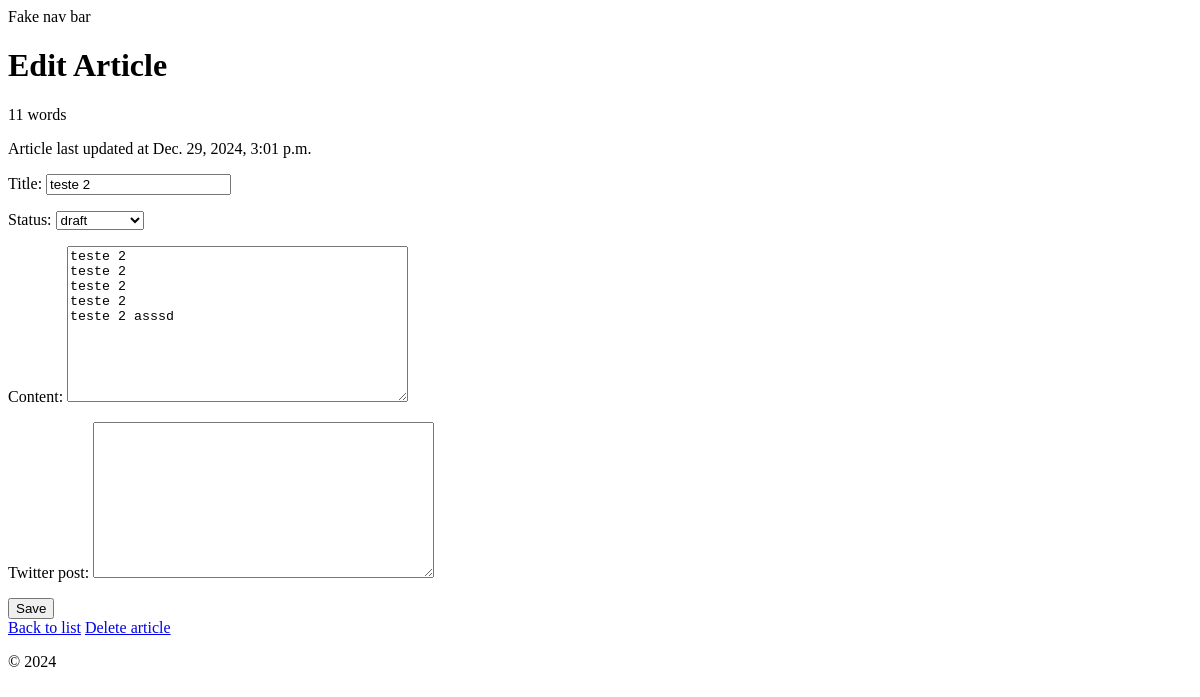
The page /articles/8/update/ on the database as committed earlier.
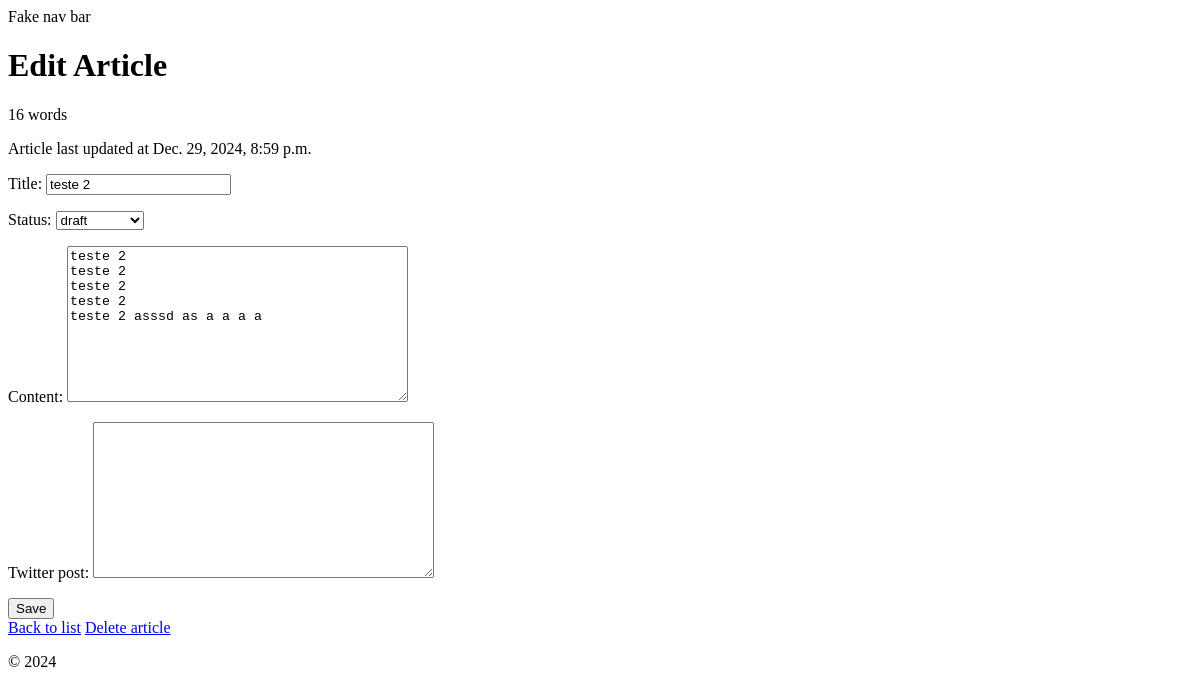
The same page on the database as committed later.
### app/models.py (models this page shows, shortened)
class Article(models.Model):
    title = models.CharField(max_length=100)
    content = models.TextField(blank=True, default="")
    word_count = models.IntegerField(blank=True, default=0)  # Set default value to 0
    twitter_post = models.TextField(blank=True, default="")
    status = models.CharField(
        max_length=20,
        choices=ARTICLE_STATUS,
        default=ARTICLE_STATUS[0][0],
    )
    created_at = models.DateTimeField(auto_now_add=True)
    updated_at = models.DateTimeField(auto_now=True)

### app/views.py (the view)
# urls.py: path("<int:pk>/update/", ArticleUpdateView.as_view(), name="article_update"),
class ArticleUpdateView(UpdateView):
    template_name = "app/article_update.html"
    model = Article
    fields = ["title", "status", "content", "twitter_post"]
    success_url = reverse_lazy("home")
    context_object_name = "article"

### templates/app/article_update.html (shortened to what this page needs)
{% extends 'app/base.html' %}
{% block content %}
  <h1>Edit Article</h1>
  <p>{{ article.word_count }} word{{ article.word_count|pluralize }}</p>
  <p>Article last updated at {{ article.updated_at }}</p>
  <form method="POST">
    {{ form.as_p }}
    <button type="submit">Save</button>
  </form>
  <a href="{% url 'home' %}">Back to list</a>
  <a href="{% url 'article_delete' article.id %}">Delete article</a>
{% endblock %}

Rows that differ between the two databases and show on the page:
changed Article "teste 2": word_count "11" → "16"; updated_at "Dec. 29, 2024, 3:01 p.m." → "Dec. 29, 2024, 8:59 p.m."; content "teste 2 teste 2 teste 2 teste 2 teste 2 asssd" → "teste 2 teste 2 teste 2 teste 2 teste 2 asssd as a a a a"
